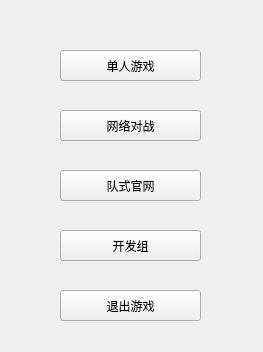
<?xml version="1.0" encoding="UTF-8"?>
<ui version="4.0">
 <class>beginMenu</class>
 <widget class="QWidget" name="beginMenu">
  <property name="geometry">
   <rect>
    <x>0</x>
    <y>0</y>
    <width>263</width>
    <height>352</height>
   </rect>
  </property>
  <property name="windowTitle">
   <string>Form</string>
  </property>
  <widget class="QPushButton" name="singleGameButton">
   <property name="geometry">
    <rect>
     <x>60</x>
     <y>50</y>
     <width>141</width>
     <height>31</height>
    </rect>
   </property>
   <property name="text">
    <string>单人游戏</string>
   </property>
  </widget>
  <widget class="QPushButton" name="webGameButton">
   <property name="geometry">
    <rect>
     <x>60</x>
     <y>110</y>
     <width>141</width>
     <height>31</height>
    </rect>
   </property>
   <property name="text">
    <string>网络对战</string>
   </property>
  </widget>
  <widget class="QPushButton" name="websiteButton">
   <property name="geometry">
    <rect>
     <x>60</x>
     <y>170</y>
     <width>141</width>
     <height>31</height>
    </rect>
   </property>
   <property name="text">
    <string>队式官网</string>
   </property>
  </widget>
  <widget class="QPushButton" name="teamButton">
   <property name="geometry">
    <rect>
     <x>60</x>
     <y>230</y>
     <width>141</width>
     <height>31</height>
    </rect>
   </property>
   <property name="text">
    <string>开发组</string>
   </property>
  </widget>
  <widget class="QPushButton" name="exitGameButton">
   <property name="geometry">
    <rect>
     <x>60</x>
     <y>290</y>
     <width>141</width>
     <height>31</height>
    </rect>
   </property>
   <property name="text">
    <string>退出游戏</string>
   </property>
  </widget>
 </widget>
 <resources/>
 <connections/>
</ui>
